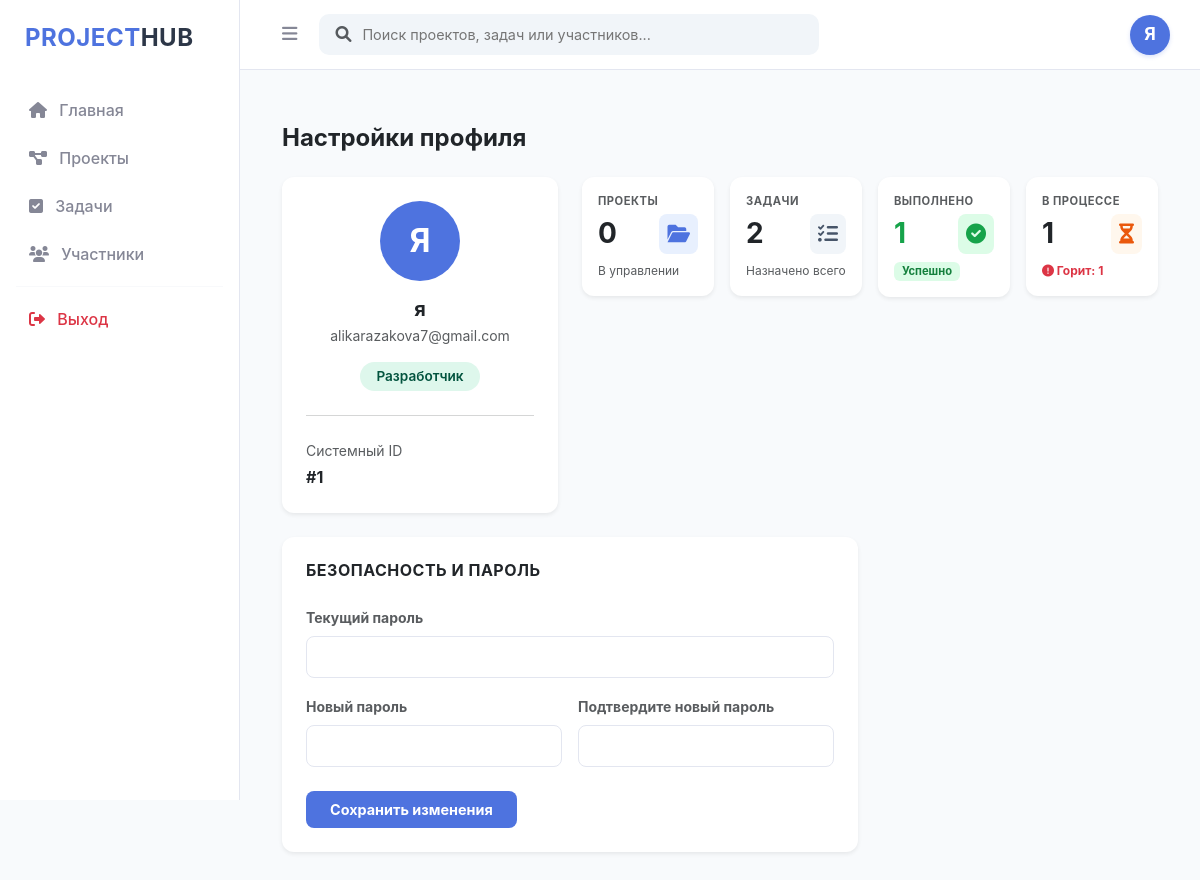
The app's page /settings (signed in) with its own data.
### app/models/user.py (models this page shows)
class User(Base):
    __tablename__ = "users"
    id = Column(Integer, primary_key=True, index=True)
    username = Column(String, unique=True, index=True)
    email = Column(String, unique=True, index=True)
    hashed_password = Column(String)
    role = Column(String, default=UserRole.DEVELOPER.value)
    tasks = relationship("Task", back_populates="owner")
    projects = relationship("Project", back_populates="owner")

### app/main.py (the view)
@app.get("/settings", response_class=HTMLResponse)
async def settings_page(
    request: Request,
    db: Session = Depends(get_db),
    current_user: User = Depends(get_current_user)
):
    if not current_user:
        return RedirectResponse(url="/login", status_code=status.HTTP_303_SEE_OTHER)
    from app.models.task import Task
    from app.models.project import Project
    from datetime import date
    user_projects_count = db.query(Project).filter(Project.owner_id == current_user.id).count()
    user_tasks = db.query(Task).filter(Task.owner_id == current_user.id).all()
    total_tasks = len(user_tasks)
    completed_tasks = len([t for t in user_tasks if t.status in ["Завершено", "Done"]])
    active_statuses = ["В работе", "In Progress", "Нужно сделать", "To Do", "Приостановлено"]
    in_progress_tasks = len([t for t in user_tasks if t.status in active_statuses])
    urgent_tasks = len([
        t for t in user_tasks
        if t.deadline and t.deadline <= date.today() and t.status not in ["Завершено", "Done"]
    ])
    return templates.TemplateResponse("settings.html", {
        "request": request,
        "user": current_user,
        "stats": {
            "projects": user_projects_count,
            "total_tasks": total_tasks,
            "completed": completed_tasks,
            "in_progress": in_progress_tasks,
            "urgent": urgent_tasks
        }
    })

### templates/settings.html (shortened to what this page needs)
{% extends "base.html" %}
{% block content %}
<div class="container-fluid py-4">
    <div class="mb-4">
        <h2 class="h4 fw-bold text-dark">Настройки профиля</h2>
    </div>
    <div class="row g-4">
        <div class="col-lg-4">
            <div class="card border-0 shadow-sm p-4 text-center" style="border-radius: 12px; background-color: #ffffff;">
                <div class="rounded-circle text-white d-flex align-items-center justify-content-center fw-bold mx-auto mb-3"
                     style="width: 80px; height: 80px; font-size: 2rem; background-color: var(--primary-blue) !important;">
                    {{ user.username[0] | upper if user and user.username else '?' }}
                </div>
                <h3 class="h5 fw-bold text-dark mb-1">{{ user.username }}</h3>
                <p class="text-muted small mb-3">{{ user.email }}</p>
                <span class="badge px-3 py-2 rounded-pill" style="background-color: #def7ec; color: #03543f; font-size: 0.85rem; font-weight: 600; display: inline-block; width: max-content; margin: 0 auto;">
                    {% if user.role and (user.role | lower == 'developer' or user.role | lower == 'разработчик') %}
    Разработчик
{% elif user.role and (user.role | lower == 'manager' or user.role | lower == 'менеджер') %}
    Менеджер
{% elif user.role and (user.role | lower == 'admin' or user.role | lower == 'администратор') %}
    Администратор
{% else %}
    Участник
{% endif %}
                </span>
                <hr class="my-4 text-muted opacity-25">
                <div class="text-start">
                    <small class="text-muted d-block mb-1">Системный ID</small>
                    <span class="fw-bold text-dark">#{{ user.id }}</span>
                </div>
            </div>
        </div>
        <div class="col-lg-8">
            <div class="row g-3 mb-4">
                <div class="col-sm-6 col-xl-3">
                    <div class="card border-0 shadow-sm p-3" style="border-radius: 12px; background-color: #ffffff;">
                        <small class="text-muted d-block text-uppercase fw-bold mb-1" style="font-size: 0.7rem; letter-spacing: 0.5px;">Проекты</small>
                        <div class="d-flex align-items-center justify-content-between">
                            <span class="h3 fw-bold text-dark mb-0">{{ stats.projects }}</span>
                            <div class="rounded-3 p-2" style="background-color: #e8f0fe; color: var(--primary-blue);">
                                <i class="fas fa-folder-open fa-lg"></i>
                            </div>
                        </div>
                        <span class="text-muted small mt-2 d-block" style="font-size: 0.75rem;">В управлении</span>
                    </div>
                </div>
                <div class="col-sm-6 col-xl-3">
                    <div class="card border-0 shadow-sm p-3" style="border-radius: 12px; background-color: #ffffff;">
                        <small class="text-muted d-block text-uppercase fw-bold mb-1" style="font-size: 0.7rem; letter-spacing: 0.5px;">Задачи</small>
                        <div class="d-flex align-items-center justify-content-between">
                            <span class="h3 fw-bold text-dark mb-0">{{ stats.total_tasks }}</span>
                            <div class="rounded-3 p-2" style="background-color: #f1f5f9; color: #475569;">
                                <i class="fas fa-tasks fa-lg"></i>
                            </div>
                        </div>
                        <span class="text-muted small mt-2 d-block" style="font-size: 0.75rem;">Назначено всего</span>
                    </div>
                </div>
                <div class="col-sm-6 col-xl-3">
                    <div class="card border-0 shadow-sm p-3" style="border-radius: 12px; background-color: #ffffff;">
                        <small class="text-muted d-block text-uppercase fw-bold mb-1" style="font-size: 0.7rem; letter-spacing: 0.5px;">Выполнено</small>
                        <div class="d-flex align-items-center justify-content-between">
                            <span class="h3 fw-bold mb-0" style="color: #16a34a;">{{ stats.completed }}</span>
                            <div class="rounded-3 p-2" style="background-color: #dcfce7; color: #16a34a;">
                                <i class="fas fa-check-circle fa-lg"></i>
                            </div>
                        </div>
                        <span class="badge mt-2" style="background-color: #dcfce7; color: #15803d; font-size: 0.7rem; width: max-content; padding: 4px 8px;">Успешно</span>
                    </div>
                </div>
                <div class="col-sm-6 col-xl-3">
                    <div class="card border-0 shadow-sm p-3" style="border-radius: 12px; background-color: #ffffff;">
                        <small class="text-muted d-block text-uppercase fw-bold mb-1" style="font-size: 0.7rem; letter-spacing: 0.5px;">В процессе</small>
                        <div class="d-flex align-items-center justify-content-between">
                            <span class="h3 fw-bold text-dark mb-0">{{ stats.in_progress }}</span>
                            <div class="rounded-3 p-2" style="background-color: #fff7ed; color: #ea580c;">
                                <i class="fas fa-hourglass-half fa-lg"></i>
                            </div>
                        </div>
                        {% if stats.urgent > 0 %}
                            <span class="text-danger small mt-2 d-block fw-bold" style="font-size: 0.75rem;">
                                <i class="fas fa-exclamation-circle"></i> Горит: {{ stats.urgent }}
                            </span>
                        {% else %}
                            <span class="text-muted small mt-2 d-block" style="font-size: 0.75rem;">Срочных нет</span>
                        {% endif %}
                    </div>
                </div>
            </div>
        </div>
        <div class="col-lg-8">
            <div class="card border-0 shadow-sm p-4" style="border-radius: 12px; background-color: #ffffff;">
                <h4 class="h6 fw-bold text-dark text-uppercase mb-4" style="letter-spacing: 0.5px;">Безопасность и пароль</h4>
                <form action="/auth/change-password" method="POST">
                    <div class="mb-3">
                        <label class="form-label text-muted small fw-bold">Текущий пароль</label>
                        <input type="password" name="current_password" class="form-control px-3 py-2" style="border-radius: 8px; border-color: #e3e6f0;" required>
                    </div>
                    <div class="row g-3 mb-4">
                        <div class="col-md-6">
                            <label class="form-label text-muted small fw-bold">Новый пароль</label>
                            <input type="password" name="new_password" class="form-control px-3 py-2" style="border-radius: 8px; border-color: #e3e6f0;" required>
                        </div>
                        <div class="col-md-6">
                            <label class="form-label text-muted small fw-bold">Подтвердите новый пароль</label>
                            <input type="password" name="confirm_password" class="form-control px-3 py-2" style="border-radius: 8px; border-color: #e3e6f0;" required>
                        </div>
                    </div>
                    <button type="submit" class="btn btn-primary px-4 py-2 fw-bold" style="background-color: var(--primary-blue) !important; border: none; border-radius: 8px; font-size: 0.9rem;">
                        Сохранить изменения
                    </button>
                </form>
            </div>
        </div>
    </div>
</div>
{% endblock %}

### templates/base.html (shortened to what this page needs)
<!DOCTYPE html>
<html lang="ru">
<head>
    <link href="https://cdn.jsdelivr.net/npm/bootstrap@5.3.0/dist/css/bootstrap.min.css" rel="stylesheet">
    <link rel="stylesheet" href="https://cdnjs.cloudflare.com/ajax/libs/font-awesome/6.0.0/css/all.min.css">
</head>
<body>
    <div class="sidebar" id="sidebar">
        <div class="sidebar-brand">PROJECT<span>HUB</span></div>
        <nav class="nav flex-column">
            <a class="nav-link {% if request.url.path == '/' %}active{% endif %}" href="/">
                <i class="fas fa-home me-2"></i> Главная
            </a>
            <a class="nav-link {% if request.url.path == '/projects' %}active{% endif %}" href="/projects">
                <i class="fas fa-project-diagram me-2"></i> Проекты
            </a>
            <a class="nav-link {% if request.url.path.startswith('/tasks') %}active{% endif %}" href="/tasks">
                <i class="fas fa-check-square me-2"></i> Задачи
            </a>
            <a class="nav-link {% if request.url.path == '/users' %}active{% endif %}" href="/users">
                <i class="fas fa-users me-2"></i> Участники
            </a>
            <hr class="mx-3 my-2" style="color: #e3e6f0;">
            <a class="nav-link text-danger" href="/logout">
                <i class="fas fa-sign-out-alt me-2"></i> Выход
            </a>
        </nav>
    </div>
    <div class="topbar" id="topbar">
        <button id="toggleBtn">
            <i class="fas fa-bars"></i>
        </button>
        <div class="search-container" id="searchContainer">
            <form action="/search" method="get" class="w-100 position-relative">
                <i class="fas fa-search position-absolute top-50 start-0 translate-middle-y ms-3 text-muted" style="z-index: 5;"></i>
                <input type="text" id="searchInput" name="q" class="custom-search-input shadow-none"
                       placeholder="Поиск проектов, задач или участников..."
                       value="{{ query if query else '' }}">
            </form>
        </div>
        <div class="ms-auto dropdown profile-dropdown">
            <a href="#" class="d-flex align-items-center text-decoration-none dropdown-toggle" id="profileMenu" data-bs-toggle="dropdown" aria-expanded="false">
                <div class="profile-avatar">
                    {% if user %}{{ user.username[0] | upper }}{% else %}A{% endif %}
                </div>
            </a>
        </div>
    </div>
    <div class="main-content" id="mainContent">
        {% block content %}{% endblock %}
    </div>
</body>
</html>

### templates/base.html (style rules this page uses)
:root { --sidebar-width: 240px; --topbar-height: 70px; --primary-blue: #4e73df; --light-blue: #e8f0fe; --neutral-dark: #2c3e50; --neutral-gray: #858796; }
body { background-color: #f8fafc; font-family: 'Inter', sans-serif; margin: 0; overflow-x: hidden; }
.sidebar { width: var(--sidebar-width); height: 100vh; position: fixed; left: 0; top: 0; background: #ffffff; border-right: 1px solid #e3e6f0; padding-top: 20px; z-index: 1050; transition: transform 0.3s ease; }
.sidebar-brand { padding: 0 25px 30px; font-size: 1.5rem; font-weight: 700; color: var(--primary-blue); letter-spacing: 0.5px; }
.sidebar-brand span { color: #2d3748; }
.nav-link { padding: 12px 25px; color: var(--neutral-gray); font-weight: 500; transition: all 0.2s; text-decoration: none; display: block; border-left: 4px solid transparent; }
.nav-link i { transition: color 0.2s; }
.topbar { height: var(--topbar-height); margin-left: var(--sidebar-width); background: #ffffff; border-bottom: 1px solid #e3e6f0; display: flex; align-items: center; padding: 0 30px; position: sticky; top: 0; z-index: 1000; transition: margin-left 0.3s ease; }
#toggleBtn { color: var(--neutral-gray); border: none; background: transparent; font-size: 1.1rem; padding: 8px 12px; border-radius: 8px; transition: all 0.2s; }
.search-container { flex-grow: 1; max-width: 500px; margin-left: 10px; position: relative; }
.custom-search-input { width: 100%; padding: 9px 15px 9px 42px; background: #f1f5f9; border: 1px solid transparent; border-radius: 10px; font-size: 0.9rem; outline: none; transition: all 0.2s; }
.profile-dropdown .dropdown-toggle::after { display: none; }
.profile-avatar { width: 40px; height: 40px; background-color: var(--primary-blue); border-radius: 50%; color: white; display: flex; align-items: center; justify-content: center; font-weight: bold; font-size: 1.1rem; box-shadow: 0 2px 4px rgba(78, 115, 223, 0.2); }
.main-content { margin-left: var(--sidebar-width); padding: 30px; min-height: calc(100vh - var(--topbar-height)); transition: margin-left 0.3s ease; }

### records on screen
User: username "Я", username "я", email "alikarazakova7@gmail.com", id "1"

### other values on screen
{{ stats.projects }} "0"
{{ stats.total_tasks }} "2"
{{ stats.completed }} "1"
{{ stats.in_progress }} "1"
{{ stats.urgent }} "1"
